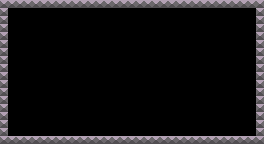

This is a level from a 2D game, rendered from its Tiled map with the project's own tilesets. A one-line summary and the complete map file follow:
An orthogonal 33x18 tile map with 8x8 px tiles, 1 tile layer (Map).

<map version="1.5" tiledversion="2021.03.23" orientation="orthogonal" renderorder="right-down" width="33" height="18" tilewidth="8" tileheight="8" infinite="0" nextlayerid="4" nextobjectid="22">
  <tileset firstgid="1" source="pocket-platformer.tsx" />
  <layer id="1" name="Map" width="33" height="18">
    <data encoding="csv">
14,14,14,14,14,14,14,14,14,14,14,14,14,14,14,14,14,14,14,14,14,14,14,14,14,14,14,14,14,14,14,14,14,
14,0,0,0,0,0,0,0,0,0,0,0,0,0,0,0,0,0,0,0,0,0,0,0,0,0,0,0,0,0,0,0,14,
14,0,0,0,0,0,0,0,0,0,0,0,0,0,0,0,0,0,0,0,0,0,0,0,0,0,0,0,0,0,0,0,14,
14,0,0,0,0,0,0,0,0,0,0,0,0,0,0,0,0,0,0,0,0,0,0,0,0,0,0,0,0,0,0,0,14,
14,0,0,0,0,0,0,0,0,0,0,0,0,0,0,0,0,0,0,0,0,0,0,0,0,0,0,0,0,0,0,0,14,
14,0,0,0,0,0,0,0,0,0,0,0,0,0,0,0,0,0,0,0,0,0,0,0,0,0,0,0,0,0,0,0,14,
14,0,0,0,0,0,0,0,0,0,0,0,0,0,0,0,0,0,0,0,0,0,0,0,0,0,0,0,0,0,0,0,14,
14,0,0,0,0,0,0,0,0,0,0,0,0,0,0,0,0,0,0,0,0,0,0,0,0,0,0,0,0,0,0,0,14,
14,0,0,0,0,0,0,0,0,0,0,0,0,0,0,0,0,0,0,0,0,0,0,0,0,0,0,0,0,0,0,0,14,
14,0,0,0,0,0,0,0,0,0,0,0,0,0,0,0,0,0,0,0,0,0,0,0,0,0,0,0,0,0,0,0,14,
14,0,0,0,0,0,0,0,0,0,0,0,0,0,0,0,0,0,0,0,0,0,0,0,0,0,0,0,0,0,0,0,14,
14,0,0,0,0,0,0,0,0,0,0,0,0,0,0,0,0,0,0,0,0,0,0,0,0,0,0,0,0,0,0,0,14,
14,0,0,0,0,0,0,0,0,0,0,0,0,0,0,0,0,0,0,0,0,0,0,0,0,0,0,0,0,0,0,0,14,
14,0,0,0,0,0,0,0,0,0,0,0,0,0,0,0,0,0,0,0,0,0,0,0,0,0,0,0,0,0,0,0,14,
14,0,0,0,0,0,0,0,0,0,0,0,0,0,0,0,0,0,0,0,0,0,0,0,0,0,0,0,0,0,0,0,14,
14,0,0,0,0,0,0,0,0,0,0,0,0,0,0,0,0,0,0,0,0,0,0,0,0,0,0,0,0,0,0,0,14,
14,0,0,0,0,0,0,0,0,0,0,0,0,0,0,0,0,0,0,0,0,0,0,0,0,0,0,0,0,0,0,0,14,
14,14,14,14,14,14,14,14,14,14,14,14,14,14,14,14,14,14,14,14,14,14,14,14,14,14,14,14,14,14,14,14,14
</data>
  </layer>
</map>
